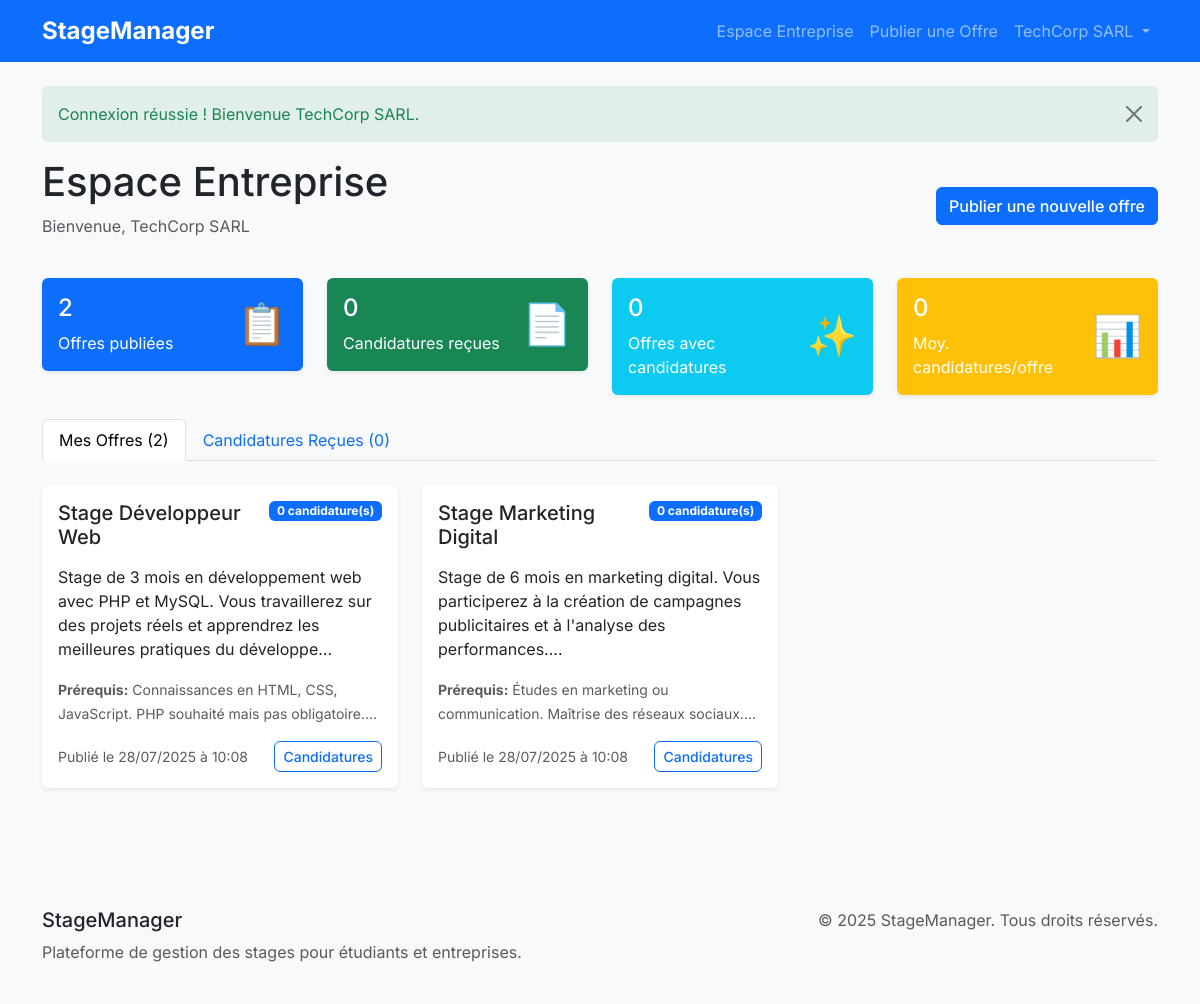
/company_dashboard.php (signed in), run on the app's committed database.
### tables this page shows
CREATE TABLE users (
    id INT AUTO_INCREMENT PRIMARY KEY,
    name VARCHAR(255) NOT NULL,
    email VARCHAR(255) UNIQUE NOT NULL,
    password VARCHAR(255) NOT NULL,
    role ENUM('student', 'company', 'admin') NOT NULL,
    created_at TIMESTAMP DEFAULT CURRENT_TIMESTAMP
);

CREATE TABLE offers (
    id INT AUTO_INCREMENT PRIMARY KEY,
    company_id INT NOT NULL,
    title VARCHAR(255) NOT NULL,
    description TEXT NOT NULL,
    requirements TEXT,
    posted_date TIMESTAMP DEFAULT CURRENT_TIMESTAMP,
    FOREIGN KEY (company_id) REFERENCES users(id) ON DELETE CASCADE
);

### company_dashboard.php (the view, shortened to what this page needs)
<?php
require_once 'config/config.php';
require_once 'includes/functions.php';
$currentUser = getCurrentUser();
$stmt = $pdo->prepare("
    SELECT o.*,
           (SELECT COUNT(*) FROM applications WHERE offer_id = o.id) as application_count
    FROM offers o
    WHERE o.company_id = ?
    ORDER BY o.posted_date DESC
");
$stmt->execute([$_SESSION['user_id']]);
$offers = $stmt->fetchAll();
$totalOffers = count($offers);
$totalApplications = array_sum(array_column($offers, 'application_count'));
$activeOffers = count(array_filter($offers, function($offer) {
    return $offer['application_count'] > 0;
}));
include 'includes/header.php';
?>
<div class="row">
    <div class="col-12">
        <div class="d-flex justify-content-between align-items-center mb-4">
            <div>
                <h1>Espace Entreprise</h1>
                <p class="text-muted">Bienvenue, <?php echo sanitize($currentUser['name']); ?></p>
            </div>
            <div>
                <a href="post_offer.php" class="btn btn-primary">
                    Publier une nouvelle offre
                </a>
            </div>
        </div>
    </div>
</div>
<div class="row mb-4">
    <div class="col-md-3">
        <div class="card bg-primary text-white">
            <div class="card-body">
                <div class="d-flex justify-content-between">
                    <div>
                        <h4><?php echo $totalOffers; ?></h4>
                        <p class="mb-0">Offres publiées</p>
                    </div>
                    <div class="align-self-center">
                        <span class="fs-1">📋</span>
                    </div>
                </div>
            </div>
        </div>
    </div>
    <div class="col-md-3">
        <div class="card bg-success text-white">
            <div class="card-body">
                <div class="d-flex justify-content-between">
                    <div>
                        <h4><?php echo $totalApplications; ?></h4>
                        <p class="mb-0">Candidatures reçues</p>
                    </div>
                    <div class="align-self-center">
                        <span class="fs-1">📄</span>
                    </div>
                </div>
            </div>
        </div>
    </div>
    <div class="col-md-3">
        <div class="card bg-info text-white">
            <div class="card-body">
                <div class="d-flex justify-content-between">
                    <div>
                        <h4><?php echo $activeOffers; ?></h4>
                        <p class="mb-0">Offres avec candidatures</p>
                    </div>
                    <div class="align-self-center">
                        <span class="fs-1">✨</span>
                    </div>
                </div>
            </div>
        </div>
    </div>
    <div class="col-md-3">
        <div class="card bg-warning text-white">
            <div class="card-body">
                <div class="d-flex justify-content-between">
                    <div>
                        <h4><?php echo $totalApplications > 0 ? round($totalApplications / max($totalOffers, 1), 1) : 0; ?></h4>
                        <p class="mb-0">Moy. candidatures/offre</p>
                    </div>
                    <div class="align-self-center">
                        <span class="fs-1">📊</span>
                    </div>
                </div>
            </div>
        </div>
    </div>
</div>
<ul class="nav nav-tabs" id="dashboardTabs" role="tablist">
    <li class="nav-item" role="presentation">
        <button class="nav-link active" id="offers-tab" data-bs-toggle="tab" data-bs-target="#offers" type="button" role="tab">
            Mes Offres (<?php echo $totalOffers; ?>)
        </button>
    </li>
    <li class="nav-item" role="presentation">
        <button class="nav-link" id="applications-tab" data-bs-toggle="tab" data-bs-target="#applications" type="button" role="tab">
            Candidatures Reçues (<?php echo $totalApplications; ?>)
        </button>
    </li>
</ul>
<div class="tab-content" id="dashboardTabsContent">
    <div class="tab-pane fade show active" id="offers" role="tabpanel">
        <div class="py-4">
            <?php if (empty($offers)): ?>
                <div class="text-center py-5">
                    <span class="fs-1">📝</span>
                    <h4 class="mt-3">Aucune offre publiée</h4>
                    <p class="text-muted">Commencez par publier votre première offre de stage.</p>
                    <a href="post_offer.php" class="btn btn-primary">
                        Publier une offre
                    </a>
                </div>
            <?php else: ?>
                <div class="row">
                    <?php foreach ($offers as $offer): ?>
                        <div class="col-md-6 col-lg-4 mb-4">
                            <div class="card offer-card h-100">
                                <div class="card-body">
                                    <div class="d-flex justify-content-between align-items-start mb-2">
                                        <h5 class="card-title"><?php echo sanitize($offer['title']); ?></h5>
                                        <span class="badge bg-primary"><?php echo $offer['application_count']; ?> candidature(s)</span>
                                    </div>
                                    <p class="card-text">
                                        <?php echo sanitize(substr($offer['description'], 0, 150)) . '...'; ?>
                                    </p>
                                    <?php if (!empty($offer['requirements'])): ?>
                                        <div class="mb-3">
                                            <small class="text-muted">
                                                <strong>Prérequis:</strong>
                                                <?php echo sanitize(substr($offer['requirements'], 0, 100)) . '...'; ?>
                                            </small>
                                        </div>
                                    <?php endif; ?>
                                    <div class="d-flex justify-content-between align-items-center">
                                        <small class="text-muted">
                                            Publié le <?php echo formatDate($offer['posted_date']); ?>
                                        </small>
                                        <div class="btn-group" role="group">
                                            <a href="view_applications.php?offer_id=<?php echo $offer['id']; ?>"
                                               class="btn btn-outline-primary btn-sm">
                                                Candidatures
                                            </a>
                                        </div>
                                    </div>
                                </div>
                            </div>
                        </div>
                    <?php endforeach; ?>
                </div>
            <?php endif; ?>
        </div>
    </div>
</div>
<?php include 'includes/footer.php'; ?>

### css/custom.css (style rules this page uses)
:root { --primary-color: #0d6efd; --secondary-color: #6c757d; --success-color: #198754; --danger-color: #dc3545; --warning-color: #ffc107; --info-color: #0dcaf0; --light-color: #f8f9fa; --dark-color: #212529; }
body { font-family: 'Inter', sans-serif; background-color: #f8f9fa; }
.card { border: none; box-shadow: 0 0.125rem 0.25rem rgba(0, 0, 0, 0.075); transition: box-shadow 0.15s ease-in-out; }
.btn { font-weight: 500; border-radius: 0.375rem; }
.offer-card { transition: transform 0.2s ease-in-out; }

### data on the page
users: name "TechCorp SARL"
offers: title "Stage Développeur Web", application_count "0", description "Stage de 3 mois en développement web avec PHP et MySQL. Vous travaillerez sur des projets réels et apprendrez les meilleures pratiques du développe", requirements "Connaissances en HTML, CSS, JavaScript. PHP souhaité mais pas obligatoire.", posted_date "28/07/2025 à 10:08"
offers: title "Stage Marketing Digital", application_count "0", description "Stage de 6 mois en marketing digital. Vous participerez à la création de campagnes publicitaires et à l'analyse des performances.", requirements "Études en marketing ou communication. Maîtrise des réseaux sociaux.", posted_date "28/07/2025 à 10:08"

### other printed values
$_SESSION['user_name'] "TechCorp SARL"
$_SESSION['flash']['message'] "Connexion réussie ! Bienvenue TechCorp SARL."
$totalOffers "2"
$totalApplications "0"
$activeOffers "0"
